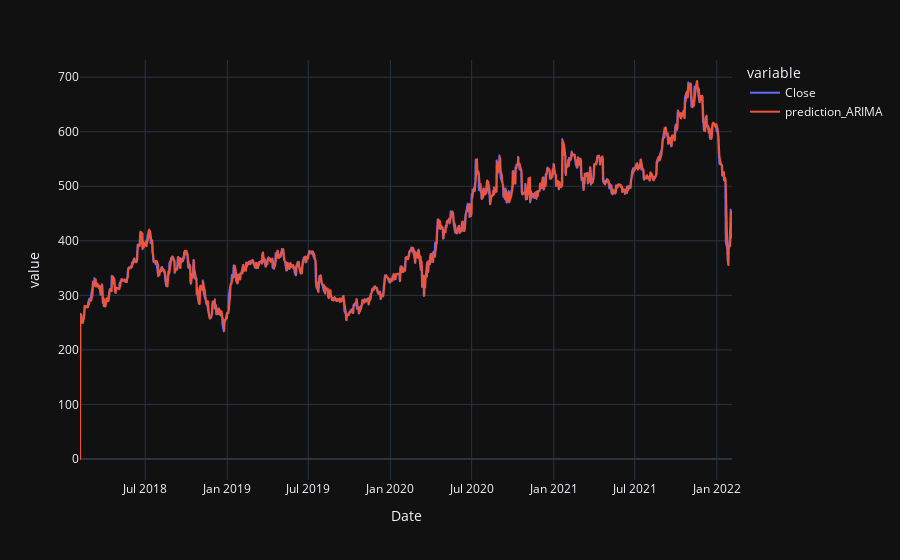

This figure's notebook cell:
### Code cell
df['prediction_ARIMA']=result_arima_212.predict()
px.line(df,x=df.index,y=['Close','prediction_ARIMA'],template='plotly_dark')

### Figure 1 — Plotly figure (JSON) as saved in the notebook; plotly's stock layout.template omitted (floating-point values rounded to 4 significant figures; data arrays with more than 128 entries replaced by an {"elided": "..."} marker saying what was removed)
{"data": [{"hovertemplate": "variable=Close<br>Date=%{x}<br>value=%{y}<extra></extra>", "legendgroup": "Close", "line": {"color": "#636efa", "dash": "solid"}, "marker": {"symbol": "circle"}, "mode": "lines", "name": "Close", "showlegend": true, "type": "scattergl", "x": {"elided": "1045 str values"}, "xaxis": "x", "y": {"elided": "1045 float values"}, "yaxis": "y"}, {"hovertemplate": "variable=prediction_ARIMA<br>Date=%{x}<br>value=%{y}<extra></extra>", "legendgroup": "prediction_ARIMA", "line": {"color": "#EF553B", "dash": "solid"}, "marker": {"symbol": "circle"}, "mode": "lines", "name": "prediction_ARIMA", "showlegend": true, "type": "scattergl", "x": {"elided": "1045 str values"}, "xaxis": "x", "y": {"elided": "1045 float values"}, "yaxis": "y"}], "layout": {"legend": {"title": {"text": "variable"}, "tracegroupgap": 0}, "margin": {"t": 60}, "xaxis": {"anchor": "y", "domain": [0, 1], "title": {"text": "Date"}}, "yaxis": {"anchor": "x", "domain": [0, 1], "title": {"text": "value"}}}}
